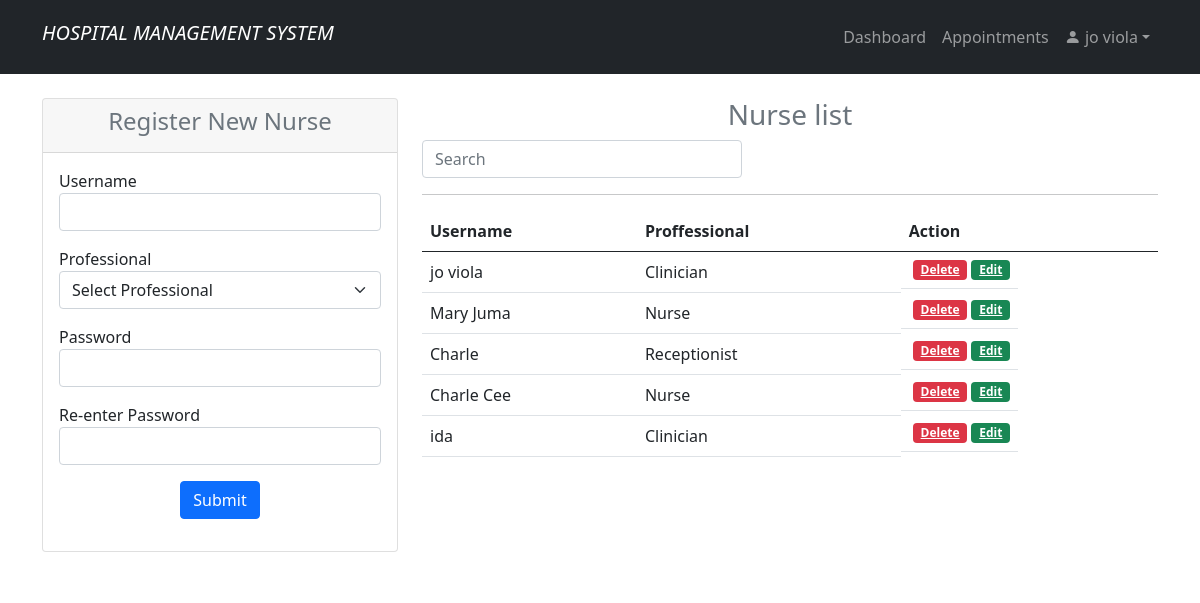
The app's page /doc_nurse_reg.php (signed in), older data.
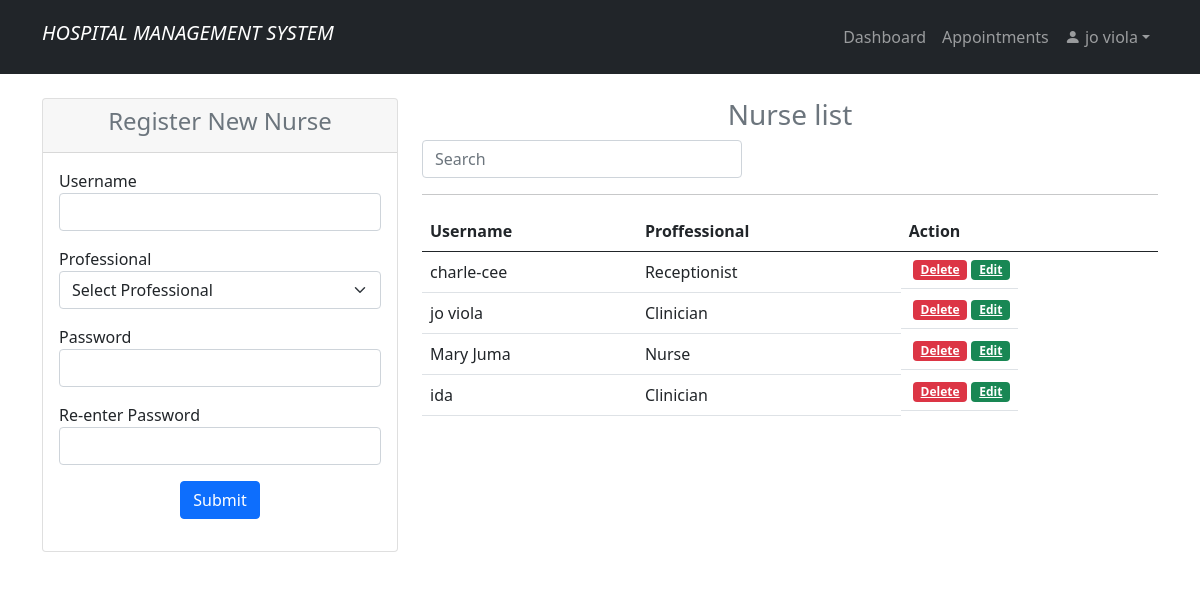
The same page, newer data.
### tables this page shows
CREATE TABLE `user` (
  `id` int(11) NOT NULL,
  `uname` varchar(100) NOT NULL,
  `prof` varchar(100) NOT NULL,
  `pwd` varchar(100) NOT NULL
);

### doc_nurse_regdb.php (called while the page is built, shortened)
<?php
    $update = false;
    $uname = '';
    $pwd = '';
?>

### doc_nurse_reg.php (the view, shortened to what this page needs)
<?php
    include 'doc_nurse_regdb.php';
    if (isset($_SESSION['id']) && isset($_SESSION['uname'])){
?>
<!doctype html>
<html lang="en">
    <head>
        <link rel="stylesheet" href="https://cdn.jsdelivr.net/npm/bootstrap-icons@1.3.0/font/bootstrap-icons.css">
        <link rel="stylesheet" href="style.css"/>
        <link rel="stylesheet" href="bootstrap-5.0.0/css/bootstrap.min.css"/>
    </head>
    <body>
     <?php
            include "dnavbar.php";
        ?>
<section class="p-4 bg-white">
        <div class="container">
            <div class="row">
                <div class="col-md-4">
                    <div class="card">
                        <div class="card-header">
                            <h4 class="text-center text-secondary">Register New Nurse</h4>
                        </div>
                        <div class="card-body">
                        <form action="doc_nurse_regdb.php" method="POST">
                           <div class="form-group mb-3">
                               <label>Username</label>
                               <?php if (isset($_GET['uname'])) {?>
                               <input type="text" name="uname" class="form-control"
                               value="<?php echo $_GET['uname']; ?>"/>
                               <?php }else { ?>
                                    <input type="text" value="<?= $uname; ?>" name="uname" class="form-control"/>
                               <?php }?>
                           </div>
                           <div class="form-group mb-3">
                                <label for="professional">Professional</label>
                                <?php if (isset($_GET['prof'])) { ?>
                                    <select name="prof" class="form-control">
                                        <option value="<?php echo $_GET['prof']; ?>"><?php echo $_GET['prof']; ?></option>
                                    </select>
                                <?php } else { ?>
                                    <select name="prof" required class="form-select">
                                        <option value="">Select Professional</option>
                                    </select>
                                <?php } ?>
                            </div>
                       <div class="form-group mb-3">
                           <label>Password</label>
                           <input type="password" value="<?= $pwd; ?>" name="pwd" class="form-control"/>
                       </div>
                       <div class="form-group mb-3">
                           <label>Re-enter Password</label>
                           <input type="password" value="<?= $pwd; ?>" name="re_pwd" class="form-control"/>
                       </div>
                       <div class="form-group mb-3 text-center">
                        <?php if($update == TRUE) {?>
                            <button type="submit" name="update" class="btn btn-success">Update</button>
                        <?php } else {?>
                           <button type="submit" class="btn btn-primary" name="save">Submit</button>
                           <?php } ?>
                       </div>
                   </form>
                        </div>
                    </div>
                </div>
                <div class="col-md-8">
                <h3 class="text-center text-secondary">
                    Nurse list
                </h3>
                        <input class="form-control me-1" id="myInput" style="width:100%; max-width:20rem" type="text" placeholder="Search" aria-label="Search">
                <?php
                    $sql = "SELECT * FROM user ORDER BY id DESC";
                    $result = $mysqli->query($sql);
                ?>
                <hr>
                        <table class="table table-hover" style="overflow:auto">
                            <thead class="table table-hover">
                                <tr>
                                    <th>Username</th>
                                    <th>Proffessional</th>
                                    <th>Action</th>
                                </tr>
                            </thead>
                            <tbody id = "myTable">
                            <?php while($row = $result->fetch_assoc()) { ?>
                                <tr>
                                    <td><?php echo $row['uname']; ?></td>
                                    <td><?php echo $row['prof']; ?></td>
                                    <td class="btn-group btn-group-justified">
                                         <a href="doc_nurse_regdb.php?delete=<?php echo $row['id']; ?>" class="badge bg-danger mx-1"
                                         onclick="return confirm('This will be deleted completely?');">Delete</a>
                                        <a href="doc_nurse_reg.php?edit=<?php echo $row['id']; ?>" class="badge bg-success">Edit</a>
                                    </td>
                                </tr>
                            <?php }?>
                            </tbody>
                        </table>
                </div>
         </div>
    </section>
        <?php
            include "footer.php";
        ?>
    </body>
</html>
<?php
    }else {
        header("Location: home.php");
        exit();
    }
?>

### dnavbar.php (shortened to what this page needs)
<!doctype html>
<html lang="en">
    <head>
        <link rel="stylesheet" href="https://cdn.jsdelivr.net/npm/bootstrap-icons@1.3.0/font/bootstrap-icons.css">
        <link rel="stylesheet" href="style.css"/>
        <link rel="stylesheet" href="bootstrap-5.0.0/css/bootstrap.min.css"/>
    </head>
    <body>
        <nav class="navbar navbar-expand-lg bg-dark navbar-dark py-3">
            <div class="container">
                <h5 class="navbar-brand"><i>HOSPITAL MANAGEMENT SYSTEM</i></h5>
                <div class="collapse navbar-collapse" id="navmenu">
                    <ul class="navbar-nav ms-auto">
                        <li class="nav-item">
                            <a href="doc_dashboard.php" class="nav-link"> Dashboard</a>
                        </li>
                        <li class="nav-item">
                            <a href="view_appointment.php" class="nav-link"> Appointments</a>
                        </li>
                        <li class="nav-item dropdown">
                            <a class="nav-link dropdown-toggle bi bi-person-fill" href="#" role="button" data-bs-toggle="dropdown" aria-expanded="false">
                            <?php echo $_SESSION['uname']; ?></a>
                        </li>
                    </ul>
                </div>
            </div>
        </nav>
    </body>
</html>

### footer.php (shortened to what this page needs)
<!doctype html>
<html lang="en">
    <head>
        <link rel="stylesheet" href="https://cdn.jsdelivr.net/npm/bootstrap-icons@1.3.0/font/bootstrap-icons.css">
        <link rel="stylesheet" href="bootstrap-5.0.0/css/bootstrap.min.css"/>
    </head>
    <body>
        <section class="p-5 text-center">
        </section>
    </body>
</html>

### style.css (style rules this page uses)
body { margin: 0; padding: 0; background-size: 100%; font-family: sans-serif; }

Row changes from the older to the newer data that the page shows:
removed user: uname "Charle", prof "Receptionist"
removed user: uname "Charle Cee", prof "Nurse"
added user: uname "charle-cee", prof "Receptionist"
